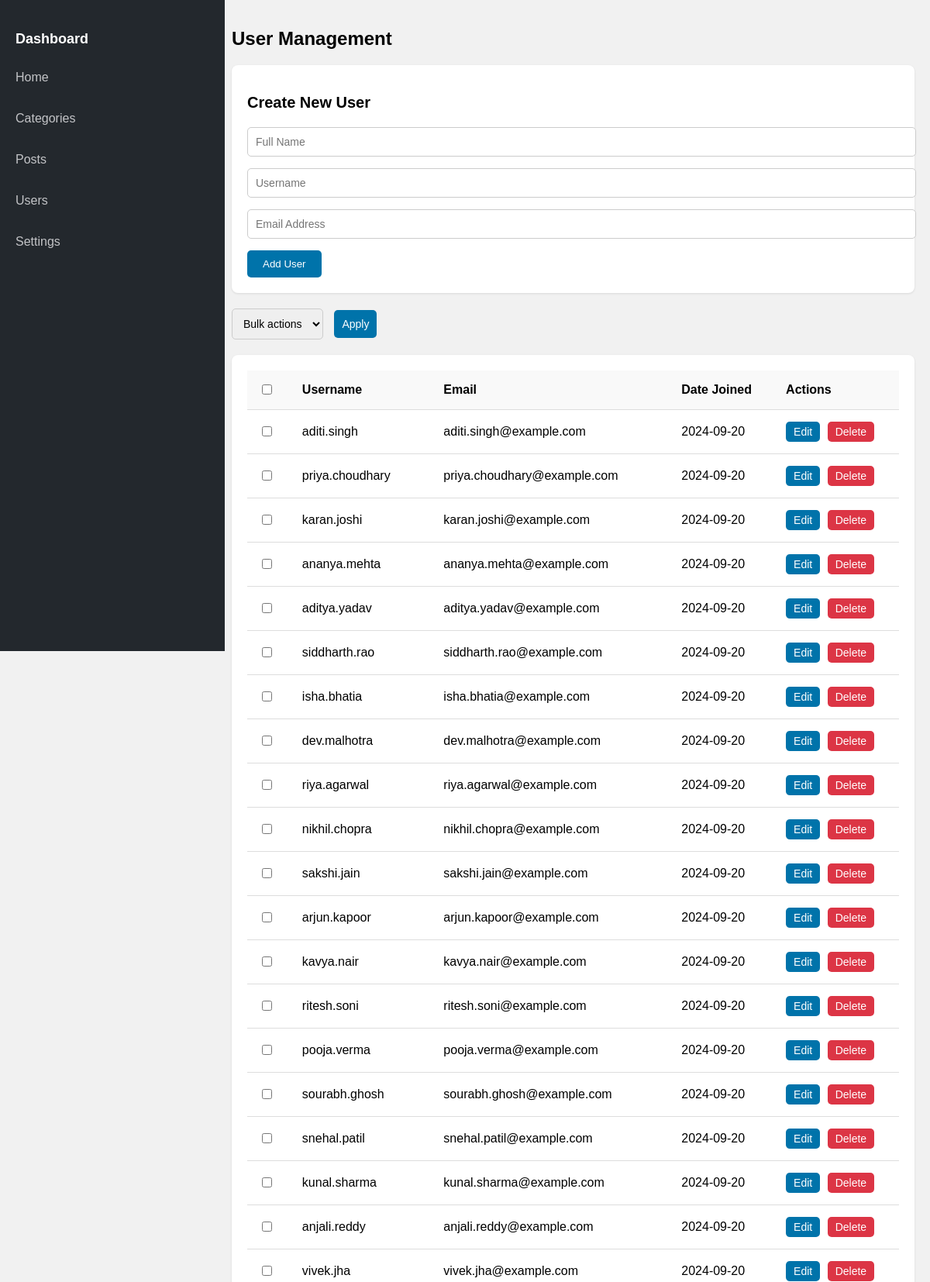
/users/ (upper part), run on the app's committed database.
### wpblog/models.py (models this page shows, shortened)
class User(models.Model):
    name = models.CharField(max_length=100)
    username = models.CharField(max_length=50, unique=True)
    email = models.EmailField(unique=True)
    created_at = models.DateTimeField(auto_now_add=True)

### wpblog/views.py (the view)
# urls.py: path('users/',views.users),
def users(request):
    if request.method =="POST":
        username = request.POST.get("username")
        name = request.POST.get("name")
        email = request.POST.get("email")
        user = User(name=name, username=username, email=email)
        user.save()
    users = User.objects.all()
    return render(request,'user.html',{"users":users})

### templates/user.html (shortened to what this page needs)
<!DOCTYPE html>
<html lang="en">
<head>
</head>
<body>
    <div class="sidebar">
      <h2>Dashboard</h2>
      <ul>
        <li><a href="/home">Home</a></li>
        <li><a href="/category">Categories</a></li>
        <li><a href="/posts">Posts</a></li>
        <li><a href="/users">Users</a></li>
        <li><a href="#">Settings</a></li>
      </ul>
    </div>
    <div class="content">
      <h1>User Management</h1>
      <div class="form-container">
        <h2>Create New User</h2>
        <form id="createUserForm" action="" method="post">
          <input name="name" type="text" placeholder="Full Name" required />
          <input name="username" type="text" placeholder="Username" required />
          <input name="email" type="email" placeholder="Email Address" required />
          <button type="submit">Add User</button>
        </form>
      </div>
      <div class="bulk-actions">
        <select id="bulkActionSelect">
          <option>Bulk actions</option>
        </select>
        <button id="apply-btn">Apply</button>
      </div>
      <div class="table-container">
        <table>
          <thead>
            <tr>
              <th><input id="selectAll" type="checkbox" /></th>
              <th>Username</th>
              <th>Email</th>
              <th>Date Joined</th>
              <th>Actions</th>
            </tr>
          </thead>
          <tbody>
            {% if users %}
              {% for user in users %}
                <tr>
                  <td><input value="{{ user.id }}" class="itemCheckbox" name="options" type="checkbox" /></td>
                  <td>{{ user.username }}</td>
                  <td>{{ user.email }}</td>
                  <td>{{ user.created_at|date:"Y-m-d" }}</td>
                  <td>
                    <button class="action-button edit-button" onclick="window.location.href='/users/edit/{{ user.id }}'">Edit</button>
                    <button class="action-button delete-button" onclick="deleteUser({{ user.id }})">Delete</button>
                  </td>
                </tr>
              {% endfor %}
            {% else %}
              <tr>
                <td colspan="5">No users available.</td>
              </tr>
            {% endif %}
          </tbody>
        </table>
      </div>
    </div>
</body>
</html>

### templates/user.html (style rules this page uses)
body { font-family: Arial, sans-serif; background-color: #f1f1f1; margin: 0; display: flex; }
.sidebar { background-color: #23282d; width: 250px; height: 100vh; color: #fff; padding: 20px; position: fixed; }
.sidebar h2 { font-size: 18px; margin: 20px 0; }
.sidebar ul { list-style: none; padding: 0; }
.sidebar ul li { margin: 15px 0; }
.sidebar ul li a { color: #c3c4c7; text-decoration: none; font-size: 16px; display: block; padding: 10px 0; }
.content { margin-left: 279px; padding: 20px; width: calc(100% - 250px); }
.content h1 { font-size: 24px; margin-bottom: 20px; }
.form-container { background-color: #fff; padding: 20px; box-shadow: 0 1px 3px rgba(0, 0, 0, 0.1); border-radius: 8px; margin-bottom: 20px; }
.form-container h2 { font-size: 20px; margin-bottom: 20px; }
.form-container input[type='text'], .form-container input[type='email'] { width: 100%; padding: 10px; margin-bottom: 15px; border: 1px solid #ccc; border-radius: 5px; font-size: 14px; }
.form-container button { padding: 10px 20px; background-color: #0073aa; color: #fff; border: none; border-radius: 5px; cursor: pointer; }
.content .table-container { background-color: #fff; padding: 20px; box-shadow: 0 1px 3px rgba(0, 0, 0, 0.1); border-radius: 8px; }
table { width: 100%; border-collapse: collapse; margin-bottom: 20px; }
table th, table td { padding: 15px; text-align: left; border-bottom: 1px solid #ddd; }
table th { background-color: #f9f9f9; font-weight: bold; }
.bulk-actions { margin-bottom: 20px; }
.bulk-actions select, .bulk-actions button { padding: 10px; border: 1px solid #ccc; border-radius: 5px; font-size: 14px; }
.bulk-actions button { background-color: #0073aa; color: #fff; border: none; margin-left: 10px; }
.action-button { padding: 5px 10px; border: none; border-radius: 5px; cursor: pointer; font-size: 14px; }
.edit-button { background-color: #0073aa; color: #fff; }
.delete-button { background-color: #dc3545; color: #fff; margin-left: 5px; }

### data on the page
User: username "aditi.singh", email "aditi.singh@example.com", created_at "2024-09-20"
User: username "priya.choudhary", email "priya.choudhary@example.com", created_at "2024-09-20"
User: username "karan.joshi", email "karan.joshi@example.com", created_at "2024-09-20"
User: username "ananya.mehta", email "ananya.mehta@example.com", created_at "2024-09-20"
User: username "aditya.yadav", email "aditya.yadav@example.com", created_at "2024-09-20"
User: username "siddharth.rao", email "siddharth.rao@example.com", created_at "2024-09-20"
User: username "isha.bhatia", email "isha.bhatia@example.com", created_at "2024-09-20"
User: username "dev.malhotra", email "dev.malhotra@example.com", created_at "2024-09-20"
User: username "riya.agarwal", email "riya.agarwal@example.com", created_at "2024-09-20"
User: username "nikhil.chopra", email "nikhil.chopra@example.com", created_at "2024-09-20"
User: username "sakshi.jain", email "sakshi.jain@example.com", created_at "2024-09-20"
User: username "arjun.kapoor", email "arjun.kapoor@example.com", created_at "2024-09-20"
User: username "kavya.nair", email "kavya.nair@example.com", created_at "2024-09-20"
User: username "ritesh.soni", email "ritesh.soni@example.com", created_at "2024-09-20"
User: username "pooja.verma", email "pooja.verma@example.com", created_at "2024-09-20"
User: username "sourabh.ghosh", email "sourabh.ghosh@example.com", created_at "2024-09-20"
User: username "snehal.patil", email "snehal.patil@example.com", created_at "2024-09-20"
User: username "kunal.sharma", email "kunal.sharma@example.com", created_at "2024-09-20"
User: username "anjali.reddy", email "anjali.reddy@example.com", created_at "2024-09-20"
User: username "vivek.jha", email "vivek.jha@example.com", created_at "2024-09-20"
